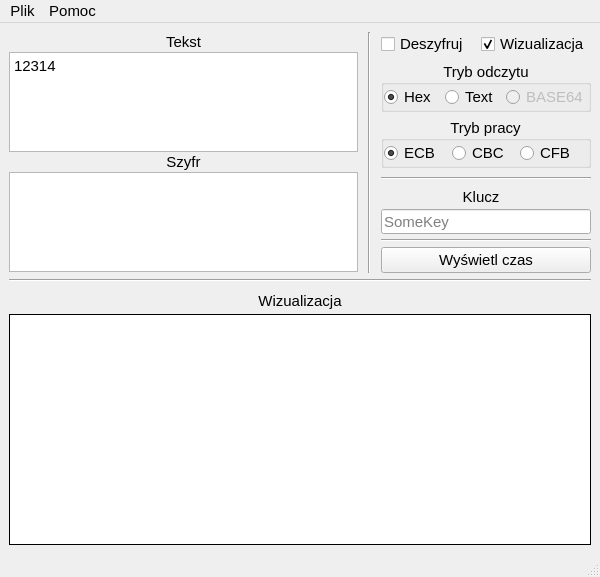
<?xml version="1.0" encoding="UTF-8"?>
<ui version="4.0">
 <class>MainWindow</class>
 <widget class="QMainWindow" name="MainWindow">
  <property name="geometry">
   <rect>
    <x>0</x>
    <y>0</y>
    <width>600</width>
    <height>577</height>
   </rect>
  </property>
  <property name="sizePolicy">
   <sizepolicy hsizetype="Preferred" vsizetype="Preferred">
    <horstretch>0</horstretch>
    <verstretch>0</verstretch>
   </sizepolicy>
  </property>
  <property name="minimumSize">
   <size>
    <width>600</width>
    <height>400</height>
   </size>
  </property>
  <property name="font">
   <font>
    <pointsize>11</pointsize>
   </font>
  </property>
  <property name="windowTitle">
   <string>Szyfr blokowy</string>
  </property>
  <property name="toolButtonStyle">
   <enum>Qt::ToolButtonTextOnly</enum>
  </property>
  <property name="animated">
   <bool>false</bool>
  </property>
  <property name="tabShape">
   <enum>QTabWidget::Triangular</enum>
  </property>
  <widget class="QWidget" name="centralwidget">
   <property name="minimumSize">
    <size>
     <width>600</width>
     <height>280</height>
    </size>
   </property>
   <property name="palette">
    <palette>
     <active/>
     <inactive/>
     <disabled/>
    </palette>
   </property>
   <layout class="QVBoxLayout" name="verticalLayout">
    <item>
     <layout class="QHBoxLayout" name="appLayoyt">
      <property name="spacing">
       <number>10</number>
      </property>
      <property name="sizeConstraint">
       <enum>QLayout::SetFixedSize</enum>
      </property>
      <item>
       <layout class="QVBoxLayout" name="mainLayout">
        <property name="spacing">
         <number>0</number>
        </property>
        <property name="sizeConstraint">
         <enum>QLayout::SetFixedSize</enum>
        </property>
        <item>
         <widget class="QLabel" name="firstTextLabel">
          <property name="sizePolicy">
           <sizepolicy hsizetype="Preferred" vsizetype="Fixed">
            <horstretch>0</horstretch>
            <verstretch>0</verstretch>
           </sizepolicy>
          </property>
          <property name="minimumSize">
           <size>
            <width>0</width>
            <height>20</height>
           </size>
          </property>
          <property name="maximumSize">
           <size>
            <width>16777215</width>
            <height>20</height>
           </size>
          </property>
          <property name="text">
           <string>Tekst</string>
          </property>
          <property name="alignment">
           <set>Qt::AlignCenter</set>
          </property>
          <property name="buddy">
           <cstring>firstText</cstring>
          </property>
         </widget>
        </item>
        <item>
         <widget class="QPlainTextEdit" name="firstText">
          <property name="enabled">
           <bool>true</bool>
          </property>
          <property name="sizePolicy">
           <sizepolicy hsizetype="Expanding" vsizetype="Fixed">
            <horstretch>0</horstretch>
            <verstretch>0</verstretch>
           </sizepolicy>
          </property>
          <property name="maximumSize">
           <size>
            <width>16777215</width>
            <height>100</height>
           </size>
          </property>
          <property name="focusPolicy">
           <enum>Qt::ClickFocus</enum>
          </property>
          <property name="toolTip">
           <string>Tutaj wprowadza się wejście dla algorytmu</string>
          </property>
          <property name="plainText">
           <string>12314</string>
          </property>
         </widget>
        </item>
        <item>
         <widget class="QLabel" name="secondTextLabel">
          <property name="sizePolicy">
           <sizepolicy hsizetype="Expanding" vsizetype="Fixed">
            <horstretch>0</horstretch>
            <verstretch>0</verstretch>
           </sizepolicy>
          </property>
          <property name="minimumSize">
           <size>
            <width>0</width>
            <height>20</height>
           </size>
          </property>
          <property name="maximumSize">
           <size>
            <width>16777215</width>
            <height>20</height>
           </size>
          </property>
          <property name="text">
           <string>Szyfr</string>
          </property>
          <property name="alignment">
           <set>Qt::AlignCenter</set>
          </property>
          <property name="buddy">
           <cstring>secondText</cstring>
          </property>
         </widget>
        </item>
        <item>
         <widget class="QPlainTextEdit" name="secondText">
          <property name="sizePolicy">
           <sizepolicy hsizetype="Expanding" vsizetype="Fixed">
            <horstretch>0</horstretch>
            <verstretch>0</verstretch>
           </sizepolicy>
          </property>
          <property name="maximumSize">
           <size>
            <width>16777215</width>
            <height>100</height>
           </size>
          </property>
          <property name="focusPolicy">
           <enum>Qt::ClickFocus</enum>
          </property>
          <property name="toolTip">
           <string>Wyjście algorytmu</string>
          </property>
          <property name="readOnly">
           <bool>true</bool>
          </property>
         </widget>
        </item>
       </layout>
      </item>
      <item>
       <widget class="Line" name="main_sideSeparator">
        <property name="sizePolicy">
         <sizepolicy hsizetype="Fixed" vsizetype="Minimum">
          <horstretch>0</horstretch>
          <verstretch>0</verstretch>
         </sizepolicy>
        </property>
        <property name="orientation">
         <enum>Qt::Vertical</enum>
        </property>
       </widget>
      </item>
      <item>
       <layout class="QVBoxLayout" name="sideLayout" stretch="0,0,0,0,0,0,0,0">
        <property name="spacing">
         <number>5</number>
        </property>
        <property name="sizeConstraint">
         <enum>QLayout::SetFixedSize</enum>
        </property>
        <item>
         <layout class="QHBoxLayout" name="optionsLayout">
          <property name="spacing">
           <number>0</number>
          </property>
          <item>
           <widget class="QCheckBox" name="modeCheck">
            <property name="sizePolicy">
             <sizepolicy hsizetype="Minimum" vsizetype="Fixed">
              <horstretch>0</horstretch>
              <verstretch>0</verstretch>
             </sizepolicy>
            </property>
            <property name="minimumSize">
             <size>
              <width>100</width>
              <height>20</height>
             </size>
            </property>
            <property name="maximumSize">
             <size>
              <width>90</width>
              <height>20</height>
             </size>
            </property>
            <property name="toolTip">
             <string>Zmienia tryb działania algorytmu z szyfrowania na deszfyrowanie</string>
            </property>
            <property name="text">
             <string>Deszyfruj</string>
            </property>
            <property name="iconSize">
             <size>
              <width>32</width>
              <height>32</height>
             </size>
            </property>
           </widget>
          </item>
          <item>
           <widget class="QCheckBox" name="visCheck">
            <property name="sizePolicy">
             <sizepolicy hsizetype="Minimum" vsizetype="Fixed">
              <horstretch>0</horstretch>
              <verstretch>0</verstretch>
             </sizepolicy>
            </property>
            <property name="minimumSize">
             <size>
              <width>110</width>
              <height>0</height>
             </size>
            </property>
            <property name="maximumSize">
             <size>
              <width>110</width>
              <height>16777215</height>
             </size>
            </property>
            <property name="focusPolicy">
             <enum>Qt::WheelFocus</enum>
            </property>
            <property name="text">
             <string>Wizualizacja</string>
            </property>
            <property name="checked">
             <bool>true</bool>
            </property>
           </widget>
          </item>
         </layout>
        </item>
        <item>
         <widget class="QGroupBox" name="readModeGroup">
          <property name="sizePolicy">
           <sizepolicy hsizetype="Fixed" vsizetype="Minimum">
            <horstretch>0</horstretch>
            <verstretch>0</verstretch>
           </sizepolicy>
          </property>
          <property name="minimumSize">
           <size>
            <width>210</width>
            <height>0</height>
           </size>
          </property>
          <property name="maximumSize">
           <size>
            <width>200</width>
            <height>16777215</height>
           </size>
          </property>
          <property name="title">
           <string>Tryb odczytu</string>
          </property>
          <property name="alignment">
           <set>Qt::AlignCenter</set>
          </property>
          <layout class="QHBoxLayout" name="readModeLayout">
           <property name="spacing">
            <number>0</number>
           </property>
           <property name="leftMargin">
            <number>0</number>
           </property>
           <property name="topMargin">
            <number>0</number>
           </property>
           <property name="rightMargin">
            <number>0</number>
           </property>
           <property name="bottomMargin">
            <number>0</number>
           </property>
           <item>
            <widget class="QRadioButton" name="hexRadio">
             <property name="sizePolicy">
              <sizepolicy hsizetype="Minimum" vsizetype="Minimum">
               <horstretch>0</horstretch>
               <verstretch>0</verstretch>
              </sizepolicy>
             </property>
             <property name="text">
              <string>Hex</string>
             </property>
             <property name="checked">
              <bool>true</bool>
             </property>
            </widget>
           </item>
           <item>
            <widget class="QRadioButton" name="textRadio">
             <property name="sizePolicy">
              <sizepolicy hsizetype="Minimum" vsizetype="Minimum">
               <horstretch>0</horstretch>
               <verstretch>0</verstretch>
              </sizepolicy>
             </property>
             <property name="text">
              <string>Text</string>
             </property>
            </widget>
           </item>
           <item>
            <widget class="QRadioButton" name="base64Radio">
             <property name="enabled">
              <bool>false</bool>
             </property>
             <property name="sizePolicy">
              <sizepolicy hsizetype="Minimum" vsizetype="Minimum">
               <horstretch>0</horstretch>
               <verstretch>0</verstretch>
              </sizepolicy>
             </property>
             <property name="text">
              <string>BASE64</string>
             </property>
            </widget>
           </item>
          </layout>
         </widget>
        </item>
        <item>
         <widget class="QGroupBox" name="blockModeGroup">
          <property name="sizePolicy">
           <sizepolicy hsizetype="Fixed" vsizetype="Minimum">
            <horstretch>0</horstretch>
            <verstretch>0</verstretch>
           </sizepolicy>
          </property>
          <property name="minimumSize">
           <size>
            <width>210</width>
            <height>0</height>
           </size>
          </property>
          <property name="maximumSize">
           <size>
            <width>200</width>
            <height>16777215</height>
           </size>
          </property>
          <property name="title">
           <string>Tryb pracy</string>
          </property>
          <property name="alignment">
           <set>Qt::AlignCenter</set>
          </property>
          <layout class="QHBoxLayout" name="blockModeLayout">
           <property name="spacing">
            <number>0</number>
           </property>
           <property name="leftMargin">
            <number>0</number>
           </property>
           <property name="topMargin">
            <number>0</number>
           </property>
           <property name="rightMargin">
            <number>0</number>
           </property>
           <property name="bottomMargin">
            <number>0</number>
           </property>
           <item>
            <widget class="QRadioButton" name="ecbRadio">
             <property name="sizePolicy">
              <sizepolicy hsizetype="Minimum" vsizetype="Minimum">
               <horstretch>0</horstretch>
               <verstretch>0</verstretch>
              </sizepolicy>
             </property>
             <property name="focusPolicy">
              <enum>Qt::NoFocus</enum>
             </property>
             <property name="text">
              <string>ECB</string>
             </property>
             <property name="checked">
              <bool>true</bool>
             </property>
            </widget>
           </item>
           <item>
            <widget class="QRadioButton" name="cbcRadio">
             <property name="sizePolicy">
              <sizepolicy hsizetype="Minimum" vsizetype="Minimum">
               <horstretch>0</horstretch>
               <verstretch>0</verstretch>
              </sizepolicy>
             </property>
             <property name="focusPolicy">
              <enum>Qt::NoFocus</enum>
             </property>
             <property name="text">
              <string>CBC</string>
             </property>
            </widget>
           </item>
           <item>
            <widget class="QRadioButton" name="cfbRadio">
             <property name="sizePolicy">
              <sizepolicy hsizetype="Minimum" vsizetype="Minimum">
               <horstretch>0</horstretch>
               <verstretch>0</verstretch>
              </sizepolicy>
             </property>
             <property name="focusPolicy">
              <enum>Qt::NoFocus</enum>
             </property>
             <property name="text">
              <string>CFB</string>
             </property>
            </widget>
           </item>
          </layout>
         </widget>
        </item>
        <item>
         <widget class="Line" name="keySeparator">
          <property name="sizePolicy">
           <sizepolicy hsizetype="Fixed" vsizetype="Fixed">
            <horstretch>0</horstretch>
            <verstretch>0</verstretch>
           </sizepolicy>
          </property>
          <property name="minimumSize">
           <size>
            <width>210</width>
            <height>10</height>
           </size>
          </property>
          <property name="maximumSize">
           <size>
            <width>200</width>
            <height>10</height>
           </size>
          </property>
          <property name="orientation">
           <enum>Qt::Horizontal</enum>
          </property>
         </widget>
        </item>
        <item>
         <widget class="QLabel" name="keyLabel">
          <property name="sizePolicy">
           <sizepolicy hsizetype="Fixed" vsizetype="Fixed">
            <horstretch>0</horstretch>
            <verstretch>0</verstretch>
           </sizepolicy>
          </property>
          <property name="minimumSize">
           <size>
            <width>200</width>
            <height>16</height>
           </size>
          </property>
          <property name="maximumSize">
           <size>
            <width>200</width>
            <height>13</height>
           </size>
          </property>
          <property name="text">
           <string>Klucz</string>
          </property>
          <property name="alignment">
           <set>Qt::AlignCenter</set>
          </property>
         </widget>
        </item>
        <item>
         <widget class="QLineEdit" name="keyText">
          <property name="sizePolicy">
           <sizepolicy hsizetype="Fixed" vsizetype="Fixed">
            <horstretch>0</horstretch>
            <verstretch>0</verstretch>
           </sizepolicy>
          </property>
          <property name="minimumSize">
           <size>
            <width>210</width>
            <height>25</height>
           </size>
          </property>
          <property name="maximumSize">
           <size>
            <width>200</width>
            <height>25</height>
           </size>
          </property>
          <property name="maxLength">
           <number>16</number>
          </property>
          <property name="placeholderText">
           <string>SomeKey</string>
          </property>
         </widget>
        </item>
        <item>
         <widget class="Line" name="timeSeparator">
          <property name="orientation">
           <enum>Qt::Horizontal</enum>
          </property>
         </widget>
        </item>
        <item>
         <widget class="QPushButton" name="timeButton">
          <property name="text">
           <string>Wyświetl czas</string>
          </property>
         </widget>
        </item>
       </layout>
      </item>
     </layout>
    </item>
    <item>
     <widget class="Line" name="app_visSeparator">
      <property name="orientation">
       <enum>Qt::Horizontal</enum>
      </property>
     </widget>
    </item>
    <item>
     <widget class="QLabel" name="visLabel">
      <property name="sizePolicy">
       <sizepolicy hsizetype="Expanding" vsizetype="Fixed">
        <horstretch>0</horstretch>
        <verstretch>0</verstretch>
       </sizepolicy>
      </property>
      <property name="minimumSize">
       <size>
        <width>0</width>
        <height>20</height>
       </size>
      </property>
      <property name="maximumSize">
       <size>
        <width>16777215</width>
        <height>13</height>
       </size>
      </property>
      <property name="text">
       <string>Wizualizacja</string>
      </property>
      <property name="alignment">
       <set>Qt::AlignCenter</set>
      </property>
      <property name="buddy">
       <cstring>visTable</cstring>
      </property>
     </widget>
    </item>
    <item>
     <widget class="QTableWidget" name="visTable">
      <property name="sizeIncrement">
       <size>
        <width>0</width>
        <height>1</height>
       </size>
      </property>
      <property name="palette">
       <palette>
        <active>
         <colorrole role="WindowText">
          <brush brushstyle="SolidPattern">
           <color alpha="255">
            <red>235</red>
            <green>219</green>
            <blue>158</blue>
           </color>
          </brush>
         </colorrole>
         <colorrole role="Button">
          <brush brushstyle="SolidPattern">
           <color alpha="255">
            <red>21</red>
            <green>62</green>
            <blue>72</blue>
           </color>
          </brush>
         </colorrole>
         <colorrole role="Light">
          <brush brushstyle="SolidPattern">
           <color alpha="255">
            <red>31</red>
            <green>93</green>
            <blue>108</blue>
           </color>
          </brush>
         </colorrole>
         <colorrole role="Midlight">
          <brush brushstyle="SolidPattern">
           <color alpha="255">
            <red>26</red>
            <green>77</green>
            <blue>90</blue>
           </color>
          </brush>
         </colorrole>
         <colorrole role="Dark">
          <brush brushstyle="SolidPattern">
           <color alpha="255">
            <red>10</red>
            <green>31</green>
            <blue>36</blue>
           </color>
          </brush>
         </colorrole>
         <colorrole role="Mid">
          <brush brushstyle="SolidPattern">
           <color alpha="255">
            <red>14</red>
            <green>41</green>
            <blue>48</blue>
           </color>
          </brush>
         </colorrole>
         <colorrole role="Text">
          <brush brushstyle="SolidPattern">
           <color alpha="255">
            <red>235</red>
            <green>219</green>
            <blue>158</blue>
           </color>
          </brush>
         </colorrole>
         <colorrole role="BrightText">
          <brush brushstyle="SolidPattern">
           <color alpha="255">
            <red>235</red>
            <green>219</green>
            <blue>158</blue>
           </color>
          </brush>
         </colorrole>
         <colorrole role="ButtonText">
          <brush brushstyle="SolidPattern">
           <color alpha="255">
            <red>235</red>
            <green>219</green>
            <blue>158</blue>
           </color>
          </brush>
         </colorrole>
         <colorrole role="Base">
          <brush brushstyle="SolidPattern">
           <color alpha="255">
            <red>40</red>
            <green>40</green>
            <blue>38</blue>
           </color>
          </brush>
         </colorrole>
         <colorrole role="Window">
          <brush brushstyle="SolidPattern">
           <color alpha="255">
            <red>21</red>
            <green>62</green>
            <blue>72</blue>
           </color>
          </brush>
         </colorrole>
         <colorrole role="Shadow">
          <brush brushstyle="SolidPattern">
           <color alpha="255">
            <red>0</red>
            <green>0</green>
            <blue>0</blue>
           </color>
          </brush>
         </colorrole>
         <colorrole role="Highlight">
          <brush brushstyle="SolidPattern">
           <color alpha="255">
            <red>120</red>
            <green>111</green>
            <blue>80</blue>
           </color>
          </brush>
         </colorrole>
         <colorrole role="HighlightedText">
          <brush brushstyle="SolidPattern">
           <color alpha="255">
            <red>250</red>
            <green>200</green>
            <blue>143</blue>
           </color>
          </brush>
         </colorrole>
         <colorrole role="Link">
          <brush brushstyle="SolidPattern">
           <color alpha="255">
            <red>0</red>
            <green>0</green>
            <blue>255</blue>
           </color>
          </brush>
         </colorrole>
         <colorrole role="LinkVisited">
          <brush brushstyle="SolidPattern">
           <color alpha="255">
            <red>255</red>
            <green>0</green>
            <blue>255</blue>
           </color>
          </brush>
         </colorrole>
         <colorrole role="AlternateBase">
          <brush brushstyle="SolidPattern">
           <color alpha="255">
            <red>10</red>
            <green>31</green>
            <blue>36</blue>
           </color>
          </brush>
         </colorrole>
         <colorrole role="ToolTipBase">
          <brush brushstyle="SolidPattern">
           <color alpha="255">
            <red>0</red>
            <green>0</green>
            <blue>0</blue>
           </color>
          </brush>
         </colorrole>
         <colorrole role="ToolTipText">
          <brush brushstyle="SolidPattern">
           <color alpha="255">
            <red>0</red>
            <green>0</green>
            <blue>255</blue>
           </color>
          </brush>
         </colorrole>
         <colorrole role="PlaceholderText">
          <brush brushstyle="SolidPattern">
           <color alpha="128">
            <red>120</red>
            <green>115</green>
            <blue>98</blue>
           </color>
          </brush>
         </colorrole>
         <colorrole role="Accent">
          <brush brushstyle="SolidPattern">
           <color alpha="255">
            <red>226</red>
            <green>36</green>
            <blue>26</blue>
           </color>
          </brush>
         </colorrole>
        </active>
        <inactive>
         <colorrole role="WindowText">
          <brush brushstyle="SolidPattern">
           <color alpha="255">
            <red>0</red>
            <green>0</green>
            <blue>0</blue>
           </color>
          </brush>
         </colorrole>
         <colorrole role="Button">
          <brush brushstyle="SolidPattern">
           <color alpha="255">
            <red>240</red>
            <green>240</green>
            <blue>240</blue>
           </color>
          </brush>
         </colorrole>
         <colorrole role="Light">
          <brush brushstyle="SolidPattern">
           <color alpha="255">
            <red>255</red>
            <green>255</green>
            <blue>255</blue>
           </color>
          </brush>
         </colorrole>
         <colorrole role="Midlight">
          <brush brushstyle="SolidPattern">
           <color alpha="255">
            <red>227</red>
            <green>227</green>
            <blue>227</blue>
           </color>
          </brush>
         </colorrole>
         <colorrole role="Dark">
          <brush brushstyle="SolidPattern">
           <color alpha="255">
            <red>160</red>
            <green>160</green>
            <blue>160</blue>
           </color>
          </brush>
         </colorrole>
         <colorrole role="Mid">
          <brush brushstyle="SolidPattern">
           <color alpha="255">
            <red>160</red>
            <green>160</green>
            <blue>160</blue>
           </color>
          </brush>
         </colorrole>
         <colorrole role="Text">
          <brush brushstyle="SolidPattern">
           <color alpha="255">
            <red>0</red>
            <green>0</green>
            <blue>0</blue>
           </color>
          </brush>
         </colorrole>
         <colorrole role="BrightText">
          <brush brushstyle="SolidPattern">
           <color alpha="255">
            <red>255</red>
            <green>255</green>
            <blue>255</blue>
           </color>
          </brush>
         </colorrole>
         <colorrole role="ButtonText">
          <brush brushstyle="SolidPattern">
           <color alpha="255">
            <red>0</red>
            <green>0</green>
            <blue>0</blue>
           </color>
          </brush>
         </colorrole>
         <colorrole role="Base">
          <brush brushstyle="SolidPattern">
           <color alpha="255">
            <red>255</red>
            <green>255</green>
            <blue>255</blue>
           </color>
          </brush>
         </colorrole>
         <colorrole role="Window">
          <brush brushstyle="SolidPattern">
           <color alpha="255">
            <red>240</red>
            <green>240</green>
            <blue>240</blue>
           </color>
          </brush>
         </colorrole>
         <colorrole role="Shadow">
          <brush brushstyle="SolidPattern">
           <color alpha="255">
            <red>105</red>
            <green>105</green>
            <blue>105</blue>
           </color>
          </brush>
         </colorrole>
         <colorrole role="Highlight">
          <brush brushstyle="SolidPattern">
           <color alpha="255">
            <red>240</red>
            <green>240</green>
            <blue>240</blue>
           </color>
          </brush>
         </colorrole>
         <colorrole role="HighlightedText">
          <brush brushstyle="SolidPattern">
           <color alpha="255">
            <red>0</red>
            <green>0</green>
            <blue>0</blue>
           </color>
          </brush>
         </colorrole>
         <colorrole role="Link">
          <brush brushstyle="SolidPattern">
           <color alpha="255">
            <red>0</red>
            <green>0</green>
            <blue>255</blue>
           </color>
          </brush>
         </colorrole>
         <colorrole role="LinkVisited">
          <brush brushstyle="SolidPattern">
           <color alpha="255">
            <red>255</red>
            <green>0</green>
            <blue>255</blue>
           </color>
          </brush>
         </colorrole>
         <colorrole role="AlternateBase">
          <brush brushstyle="SolidPattern">
           <color alpha="255">
            <red>245</red>
            <green>245</green>
            <blue>245</blue>
           </color>
          </brush>
         </colorrole>
         <colorrole role="ToolTipBase">
          <brush brushstyle="SolidPattern">
           <color alpha="255">
            <red>255</red>
            <green>255</green>
            <blue>220</blue>
           </color>
          </brush>
         </colorrole>
         <colorrole role="ToolTipText">
          <brush brushstyle="SolidPattern">
           <color alpha="255">
            <red>0</red>
            <green>0</green>
            <blue>0</blue>
           </color>
          </brush>
         </colorrole>
         <colorrole role="PlaceholderText">
          <brush brushstyle="SolidPattern">
           <color alpha="128">
            <red>0</red>
            <green>0</green>
            <blue>0</blue>
           </color>
          </brush>
         </colorrole>
         <colorrole role="Accent">
          <brush brushstyle="SolidPattern">
           <color alpha="255">
            <red>240</red>
            <green>240</green>
            <blue>240</blue>
           </color>
          </brush>
         </colorrole>
        </inactive>
        <disabled>
         <colorrole role="WindowText">
          <brush brushstyle="SolidPattern">
           <color alpha="255">
            <red>10</red>
            <green>31</green>
            <blue>36</blue>
           </color>
          </brush>
         </colorrole>
         <colorrole role="Button">
          <brush brushstyle="SolidPattern">
           <color alpha="255">
            <red>21</red>
            <green>62</green>
            <blue>72</blue>
           </color>
          </brush>
         </colorrole>
         <colorrole role="Light">
          <brush brushstyle="SolidPattern">
           <color alpha="255">
            <red>31</red>
            <green>93</green>
            <blue>108</blue>
           </color>
          </brush>
         </colorrole>
         <colorrole role="Midlight">
          <brush brushstyle="SolidPattern">
           <color alpha="255">
            <red>26</red>
            <green>77</green>
            <blue>90</blue>
           </color>
          </brush>
         </colorrole>
         <colorrole role="Dark">
          <brush brushstyle="SolidPattern">
           <color alpha="255">
            <red>10</red>
            <green>31</green>
            <blue>36</blue>
           </color>
          </brush>
         </colorrole>
         <colorrole role="Mid">
          <brush brushstyle="SolidPattern">
           <color alpha="255">
            <red>14</red>
            <green>41</green>
            <blue>48</blue>
           </color>
          </brush>
         </colorrole>
         <colorrole role="Text">
          <brush brushstyle="SolidPattern">
           <color alpha="255">
            <red>10</red>
            <green>31</green>
            <blue>36</blue>
           </color>
          </brush>
         </colorrole>
         <colorrole role="BrightText">
          <brush brushstyle="SolidPattern">
           <color alpha="255">
            <red>235</red>
            <green>219</green>
            <blue>158</blue>
           </color>
          </brush>
         </colorrole>
         <colorrole role="ButtonText">
          <brush brushstyle="SolidPattern">
           <color alpha="255">
            <red>10</red>
            <green>31</green>
            <blue>36</blue>
           </color>
          </brush>
         </colorrole>
         <colorrole role="Base">
          <brush brushstyle="SolidPattern">
           <color alpha="255">
            <red>21</red>
            <green>62</green>
            <blue>72</blue>
           </color>
          </brush>
         </colorrole>
         <colorrole role="Window">
          <brush brushstyle="SolidPattern">
           <color alpha="255">
            <red>21</red>
            <green>62</green>
            <blue>72</blue>
           </color>
          </brush>
         </colorrole>
         <colorrole role="Shadow">
          <brush brushstyle="SolidPattern">
           <color alpha="255">
            <red>0</red>
            <green>0</green>
            <blue>0</blue>
           </color>
          </brush>
         </colorrole>
         <colorrole role="Highlight">
          <brush brushstyle="SolidPattern">
           <color alpha="255">
            <red>0</red>
            <green>120</green>
            <blue>215</blue>
           </color>
          </brush>
         </colorrole>
         <colorrole role="HighlightedText">
          <brush brushstyle="SolidPattern">
           <color alpha="255">
            <red>255</red>
            <green>255</green>
            <blue>255</blue>
           </color>
          </brush>
         </colorrole>
         <colorrole role="Link">
          <brush brushstyle="SolidPattern">
           <color alpha="255">
            <red>0</red>
            <green>0</green>
            <blue>255</blue>
           </color>
          </brush>
         </colorrole>
         <colorrole role="LinkVisited">
          <brush brushstyle="SolidPattern">
           <color alpha="255">
            <red>255</red>
            <green>0</green>
            <blue>255</blue>
           </color>
          </brush>
         </colorrole>
         <colorrole role="AlternateBase">
          <brush brushstyle="SolidPattern">
           <color alpha="255">
            <red>245</red>
            <green>245</green>
            <blue>245</blue>
           </color>
          </brush>
         </colorrole>
         <colorrole role="ToolTipBase">
          <brush brushstyle="SolidPattern">
           <color alpha="255">
            <red>255</red>
            <green>255</green>
            <blue>220</blue>
           </color>
          </brush>
         </colorrole>
         <colorrole role="ToolTipText">
          <brush brushstyle="SolidPattern">
           <color alpha="255">
            <red>0</red>
            <green>0</green>
            <blue>0</blue>
           </color>
          </brush>
         </colorrole>
         <colorrole role="PlaceholderText">
          <brush brushstyle="SolidPattern">
           <color alpha="128">
            <red>0</red>
            <green>0</green>
            <blue>0</blue>
           </color>
          </brush>
         </colorrole>
         <colorrole role="Accent">
          <brush brushstyle="SolidPattern">
           <color alpha="255">
            <red>120</red>
            <green>120</green>
            <blue>120</blue>
           </color>
          </brush>
         </colorrole>
        </disabled>
       </palette>
      </property>
      <property name="font">
       <font>
        <pointsize>14</pointsize>
       </font>
      </property>
      <property name="cursor" stdset="0">
       <cursorShape>PointingHandCursor</cursorShape>
      </property>
      <property name="focusPolicy">
       <enum>Qt::NoFocus</enum>
      </property>
      <property name="contextMenuPolicy">
       <enum>Qt::NoContextMenu</enum>
      </property>
      <property name="frameShape">
       <enum>QFrame::Box</enum>
      </property>
      <property name="frameShadow">
       <enum>QFrame::Plain</enum>
      </property>
      <property name="lineWidth">
       <number>1</number>
      </property>
      <property name="autoScroll">
       <bool>false</bool>
      </property>
      <property name="editTriggers">
       <set>QAbstractItemView::NoEditTriggers</set>
      </property>
      <property name="tabKeyNavigation">
       <bool>false</bool>
      </property>
      <property name="showDropIndicator" stdset="0">
       <bool>false</bool>
      </property>
      <property name="dragDropOverwriteMode">
       <bool>false</bool>
      </property>
      <property name="alternatingRowColors">
       <bool>false</bool>
      </property>
      <property name="selectionMode">
       <enum>QAbstractItemView::NoSelection</enum>
      </property>
      <property name="textElideMode">
       <enum>Qt::ElideRight</enum>
      </property>
      <property name="horizontalScrollMode">
       <enum>QAbstractItemView::ScrollPerItem</enum>
      </property>
      <property name="showGrid">
       <bool>false</bool>
      </property>
      <property name="gridStyle">
       <enum>Qt::SolidLine</enum>
      </property>
      <property name="wordWrap">
       <bool>false</bool>
      </property>
      <property name="cornerButtonEnabled">
       <bool>false</bool>
      </property>
      <property name="rowCount">
       <number>0</number>
      </property>
      <property name="columnCount">
       <number>0</number>
      </property>
      <attribute name="horizontalHeaderVisible">
       <bool>false</bool>
      </attribute>
      <attribute name="horizontalHeaderMinimumSectionSize">
       <number>40</number>
      </attribute>
      <attribute name="horizontalHeaderDefaultSectionSize">
       <number>40</number>
      </attribute>
      <attribute name="horizontalHeaderHighlightSections">
       <bool>false</bool>
      </attribute>
      <attribute name="horizontalHeaderStretchLastSection">
       <bool>false</bool>
      </attribute>
      <attribute name="verticalHeaderVisible">
       <bool>false</bool>
      </attribute>
      <attribute name="verticalHeaderCascadingSectionResizes">
       <bool>false</bool>
      </attribute>
      <attribute name="verticalHeaderMinimumSectionSize">
       <number>40</number>
      </attribute>
      <attribute name="verticalHeaderDefaultSectionSize">
       <number>40</number>
      </attribute>
      <attribute name="verticalHeaderHighlightSections">
       <bool>false</bool>
      </attribute>
      <attribute name="verticalHeaderShowSortIndicator" stdset="0">
       <bool>false</bool>
      </attribute>
      <attribute name="verticalHeaderStretchLastSection">
       <bool>false</bool>
      </attribute>
     </widget>
    </item>
   </layout>
  </widget>
  <widget class="QMenuBar" name="menubar">
   <property name="geometry">
    <rect>
     <x>0</x>
     <y>0</y>
     <width>600</width>
     <height>29</height>
    </rect>
   </property>
   <widget class="QMenu" name="menuFile">
    <property name="title">
     <string>Plik</string>
    </property>
    <addaction name="actionLoad"/>
    <addaction name="actionSave"/>
    <addaction name="actionSaveAs"/>
   </widget>
   <widget class="QMenu" name="menuPomoc">
    <property name="title">
     <string>Pomoc</string>
    </property>
    <addaction name="actionInfo"/>
   </widget>
   <addaction name="menuFile"/>
   <addaction name="menuPomoc"/>
  </widget>
  <widget class="QStatusBar" name="statusbar"/>
  <action name="actionLoad">
   <property name="text">
    <string>Wczytaj</string>
   </property>
  </action>
  <action name="actionSave">
   <property name="text">
    <string>Zapisz</string>
   </property>
  </action>
  <action name="actionInfo">
   <property name="text">
    <string>Algorytm</string>
   </property>
  </action>
  <action name="actionSaveAs">
   <property name="text">
    <string>Zapisz jako</string>
   </property>
  </action>
 </widget>
 <tabstops>
  <tabstop>firstText</tabstop>
  <tabstop>keyText</tabstop>
  <tabstop>modeCheck</tabstop>
  <tabstop>visCheck</tabstop>
 </tabstops>
 <resources/>
 <connections/>
</ui>
